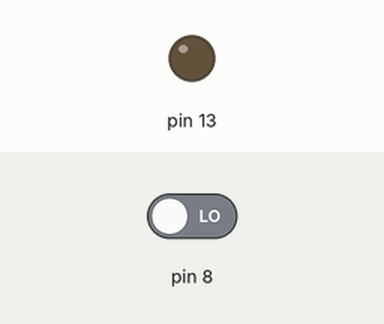
Bench run of a sketch on a simulated Arduino Uno, built with avr-gcc and run on an emulated ATmega328P. On the bench: output pins drawn as LEDs (lit = HIGH). The inputs (shaded band) are chosen by the test bench; at power-on: pin 8 LOW.

Above: at 0.8 s.
0.9 s: pin 8 driven HIGH
At 1.9 s:
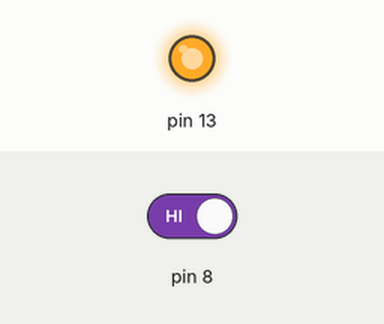
2.4 s: pin 8 driven LOW
At 3.1 s:
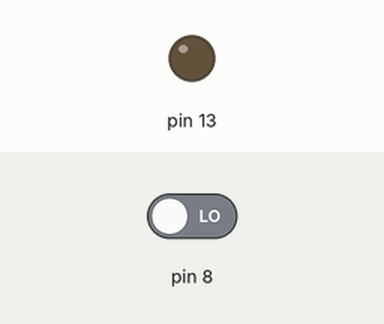
Timing chart, 0 to 5.4 s (numbered marks = the images above; inputs shaded):
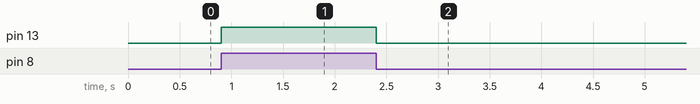

Measured:
- after the input at 0.9 s, pin 13: LOW → HIGH at once
- after the input at 2.4 s, pin 13: HIGH → LOW at once

The sketch:

kishore-4.ino.ino
```cpp
#define F_cpu 160000000UL
#include<avr/io.h>
#include<util/delay.h>
int main(void)
{
  DDRB|=(1<<PB5);
  DDRD &=~(1<<PD0);
  while(1)
  {
   if(PINB &(1<<PD0))
   {
    PORTB |=(1<<PB5);
   }
   else
   {
    PORTB &=~(1<<PB5);
   }
  }
  return 0;
}
```
